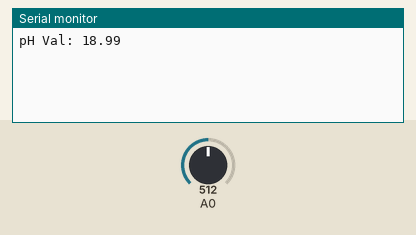
A sketch run on a simulated Arduino Uno, built with avr-gcc and run on an emulated ATmega328P. Parts: the last lines printed to the serial monitor. The test bench sets the inputs (shaded band); at power-on: A0 = 512.

Above: at 1.2 s.
1.3 s: A0 set to 716
At 2.4 s:
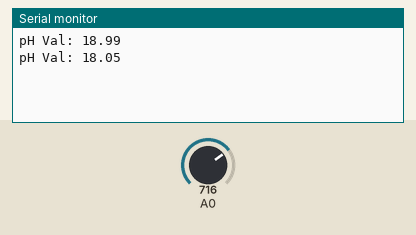
2.8 s: A0 set to 900
At 3.4 s:
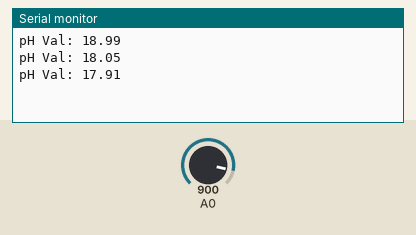
Timing chart, 0 to 5.8 s (numbered marks = the images above; inputs shaded):
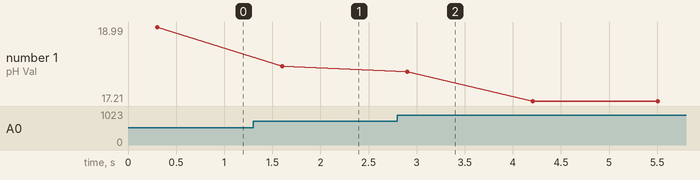

The sketch:

pH_train.ino
```cpp
int pH_Value;
float Voltage;
// float calibration_value = 17.34;
float calibration_value = 21.34;

int phval = 0;
unsigned long int avgval;
int buffer_arr[10],temp;

float ph_act;

void setup()
{
  Serial.begin(9600);
  pinMode(pH_Value, INPUT);
}

void loop()
{
 for(int i=0;i<10;i++)
 {
 buffer_arr[i]=analogRead(A0);
 delay(30);
 }
 for(int i=0;i<9;i++)
 {
 for(int j=i+1;j<10;j++)
 {
 if(buffer_arr[i]>buffer_arr[j])
 {
 temp=buffer_arr[i];
 buffer_arr[i]=buffer_arr[j];
 buffer_arr[j]=temp;
 }
 }
 }
 avgval=0;
 for(int i=2;i<8;i++)
 avgval+=buffer_arr[i];
 float volt=(float)avgval*3.30/4095/6;
  ph_act = -5.70 * volt + calibration_value;

 Serial.print("pH Val: ");
 Serial.println(ph_act);
 delay(1000);

}
```

Measured:
- after the input at 1.3 s, the serial monitor: prints a new line after 0.30 s (image 1)
- after the input at 2.8 s, the serial monitor: prints a new line after 0.11 s (image 2)
- plotted number 1: 18.99 → 18.05 after the input at 1.3 s, 18.05 → 17.21 after the input at 2.8 s
